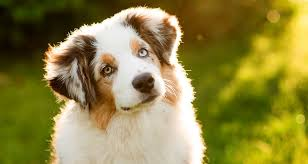
#> input picture computer vision/Dog1.jpeg, 308 x 164 px
$ python red_color_detect.py
#> lines starting #> are read from the running program, lines starting #| are printed output that depends on the picture; after the words box and inside, x2 and y2 are one past the last pixel; in counts of white or black regions, pixels touching at a corner belong together
#!/usr/bin/python3

import cv2
import time

# reading image
img=cv2.imread('Dog1.jpeg')
#> img is the input picture: shape (164, 308, 3); mean B, G, R 65.3, 132.2, 142.5

# checking shape
#print (img.shape)
time.sleep(5)

# printing data
#print (img)

# extracting only red color
onlyred=cv2.inRange(img,(0,0,0),(40,40,255))
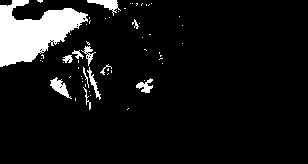
#> onlyred: shape (164, 308); 8.5% white; 61 white regions (49 under 20 px), largest, box (x1, y1, x2, y2) and area: (0, 0, 88, 67) 3220, (87, 0, 121, 16) 200, (50, 77, 72, 99) 197
cv2.imshow('original image',img)
cv2.imshow('onlyred',onlyred)
cv2.waitKey(0)
cv2.destroyAllWindows()

$ run again, with computer vision/index.jpeg copied over computer vision/Dog1.jpeg
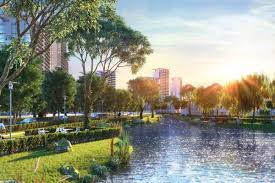
#> input picture computer vision/index.jpeg, 275 x 183 px
#> img is the input picture: shape (183, 275, 3); mean B, G, R 127.8, 143.3, 140.6
#> `onlyred=cv2.inRange(img,(0,0,0),(40,40,255))`:
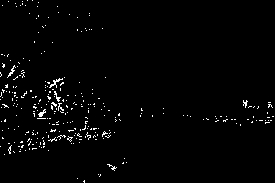
#> onlyred: shape (183, 275); 1.8% white in thin lines or dots
